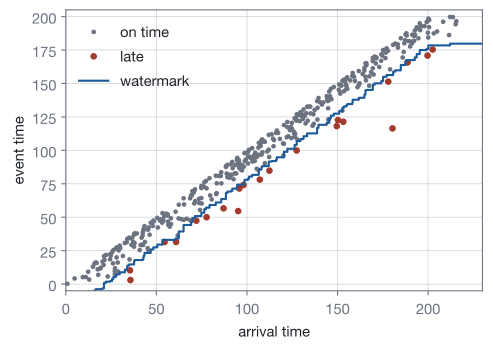

Reproduce this figure in Python.
"""Event time against arrival time for a seeded stream with exponential delays, the watermark (largest event time seen minus
a delay of 20), and the late events that fall below it on arrival."""
import os
import random
import sys

sys.path.insert(0, os.path.join(os.path.dirname(os.path.abspath(__file__)), "..", "..", "..", "_filters"))
from figstyle import *  # noqa: E402,F403

random.seed(76)
events = sorted((e + random.expovariate(1 / 8), e) for e in (random.uniform(0, 200) for _ in range(400)))
delta, m = 20, float("-inf")
ok, late, wm = [], [], []
for a, e in events:
    (late if e < m - delta else ok).append((a, e))
    m = max(m, e)
    wm.append((a, m - delta))

fig, ax = plt.subplots(figsize=(5.6, 3.8))
ax.plot([a for a, _ in ok], [e for _, e in ok], "o", ms=2.5, color=MUTED, label="on time")
ax.plot([a for a, _ in late], [e for _, e in late], "o", ms=4, color=STATEMENT, label="late")
ax.step([a for a, _ in wm], [w for _, w in wm], where="post", color=ACCENT, lw=1.6, label="watermark")
ax.set_xlabel("arrival time")
ax.set_ylabel("event time")
ax.set_xlim(0, 230)
ax.set_ylim(-5, 205)
ax.grid(True, color=GRID, lw=0.6)
ax.legend(frameon=False, loc="upper left")
save_figure(fig, "watermark")
